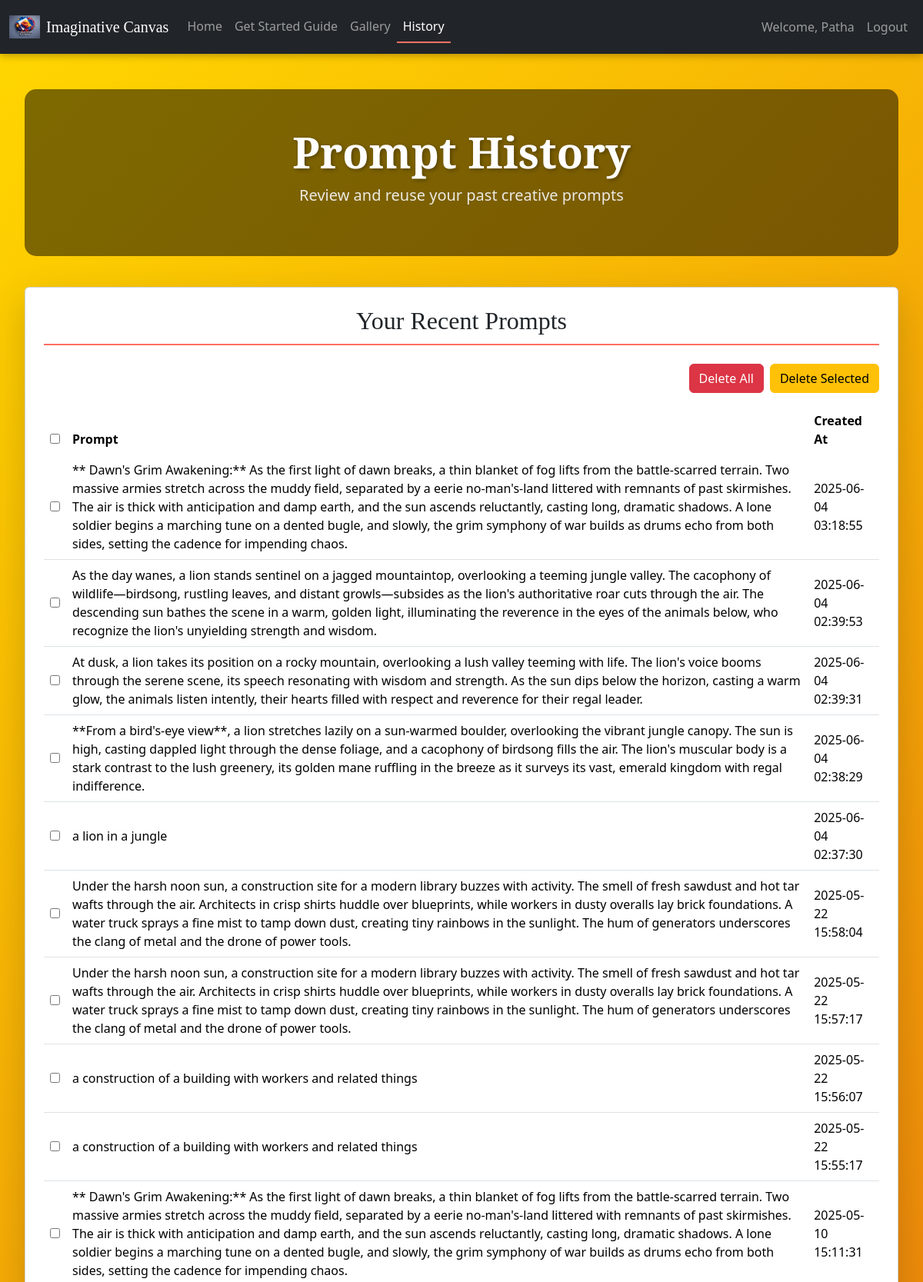
The page /history (signed in, upper part) on the database its author committed.
### app.py (models this page shows)
class User(UserMixin, db.Model):
    id = db.Column(db.Integer, primary_key=True)
    username = db.Column(db.String(80), unique=True, nullable=False)
    email = db.Column(db.String(120), unique=True, nullable=False)
    password_hash = db.Column(db.String(128), nullable=False)
    images = db.relationship('Image', backref='user', lazy=True)
    prompts = db.relationship('PromptHistory', backref='user', lazy=True)

class PromptHistory(db.Model):
    id = db.Column(db.Integer, primary_key=True)
    user_id = db.Column(db.Integer, db.ForeignKey('user.id'), nullable=False)
    prompt = db.Column(db.Text, nullable=False)
    created_at = db.Column(db.DateTime, default=datetime.utcnow)

### app.py (the view)
@app.route('/history')
def history():
    if current_user.is_authenticated:
        prompts = PromptHistory.query.filter_by(user_id=current_user.id).order_by(PromptHistory.created_at.desc()).all()
    else:
        prompts = []
    return render_template('history.html', prompts=prompts)

### app.py (called while the page is built)
@login_manager.user_loader
def load_user(user_id):
    return User.query.get(int(user_id))

### templates/history.html (shortened to what this page needs)
<!DOCTYPE html>
<html lang="en">
<head>
    <link rel="stylesheet" href="{{ url_for('static', filename='styles.css') }}">
    <link href="https://cdn.jsdelivr.net/npm/bootstrap@5.3.3/dist/css/bootstrap.min.css" rel="stylesheet">
</head>
<body>
    <nav class="navbar navbar-expand-lg navbar-dark bg-dark fixed-top">
        <div class="container-fluid">
            <a class="navbar-brand d-flex align-items-center" href="{{ url_for('index') }}">
                <img src="{{ url_for('static', filename='images/imaginative_canvas_logo.jpg') }}" alt="Imaginative Canvas Logo" class="me-2 logo">
                <span>Imaginative Canvas</span>
            </a>
            <div class="collapse navbar-collapse" id="navbarNav">
                <ul class="navbar-nav me-auto mb-2 mb-lg-0">
                    <li class="nav-item">
                        <a class="nav-link" href="{{ url_for('index') }}">Home</a>
                    </li>
                    <li class="nav-item">
                        <a class="nav-link" href="{{ url_for('how_to_use') }}">Get Started Guide</a>
                    </li>
                    <li class="nav-item">
                        <a class="nav-link" href="{{ url_for('gallery') }}">Gallery</a>
                    </li>
                    <li class="nav-item">
                        <a class="nav-link active" href="{{ url_for('history') }}">History</a>
                    </li>
                </ul>
                <ul class="navbar-nav ms-auto">
                    {% if current_user.is_authenticated %}
                        <li class="nav-item">
                            <span class="nav-link">Welcome, {{ current_user.username }}</span>
                        </li>
                        <li class="nav-item">
                            <a class="nav-link" href="{{ url_for('logout') }}">Logout</a>
                        </li>
                    {% endif %}
                </ul>
            </div>
        </div>
    </nav>
    <br><br>
    <div class="container-fluid main-container pt-5">
        <header class="header text-center py-5">
            <h1 class="display-4 fw-bold text-white">Prompt History</h1>
            <p class="lead text-light">Review and reuse your past creative prompts</p>
        </header>
        <section class="card shadow-lg p-4 mb-5">
            {% if current_user.is_authenticated %}
                {% if prompts %}
                    <h2 class="card-title text-center mb-4">Your Recent Prompts</h2>
                    <div class="d-flex justify-content-end mb-3">
                        <button id="delete-all-btn" class="btn btn-danger me-2">Delete All</button>
                        <button id="delete-selected-btn" class="btn btn-warning">Delete Selected</button>
                    </div>
                    <div class="table-responsive">
                        <table class="table table-hover">
                            <thead>
                                <tr>
                                    <th scope="col"><input type="checkbox" id="select-all"></th>
                                    <th scope="col">Prompt</th>
                                    <th scope="col">Created At</th>
                                </tr>
                            </thead>
                            <tbody>
                                {% for prompt in prompts %}
                                    <tr>
                                        <td><input type="checkbox" class="prompt-checkbox" value="{{ prompt.id }}"></td>
                                        <td class="prompt-text" style="cursor: pointer;" data-prompt="{{ prompt.prompt }}">{{ prompt.prompt }}</td>
                                        <td>{{ prompt.created_at.strftime('%Y-%m-%d %H:%M:%S') }}</td>
                                    </tr>
                                {% endfor %}
                            </tbody>
                        </table>
                    </div>
                {% else %}
                    <p class="text-center lead">No prompts found. Start creating in the Prompt Studio!</p>
                    <div class="text-center">
                        <a href="{{ url_for('index') }}" class="btn btn-primary">Go to Prompt Studio</a>
                    </div>
                {% endif %}
            {% else %}
                <p class="text-center lead">Please log in to view your prompt history.</p>
                <div class="text-center">
                    <a href="{{ url_for('login') }}" class="btn btn-primary">Log In</a>
                </div>
            {% endif %}
        </section>
    </div>
</body>
</html>

### static/styles.css (style rules this page uses)
* { margin: 0; padding: 0; box-sizing: border-box; }
body { font-family: 'Montserrat', sans-serif; background: linear-gradient(-45deg, #6a11cb, #2575fc, #d72818, #ffd700); background-size: 400% 400%; animation: gradient 15s ease infinite; min-height: 100vh; padding: 20px; overflow-x: hidden; }
.main-container { max-width: 1400px; margin: 0 auto; }
.header { background: rgba(0, 0, 0, 0.5); border-radius: 15px; margin-bottom: 40px; animation: fadeIn 1s ease-in; }
.header h1 { font-family: 'Playfair Display', serif; font-size: 3.5rem; text-shadow: 2px 2px 5px rgba(0, 0, 0, 0.3); animation: slideIn 0.8s ease-out; }
.header .lead { font-size: 1.25rem; opacity: 0.9; }
.card { background: rgba(255, 255, 255, 0.95); border: none; border-radius: 15px; transition: transform 0.3s, box-shadow 0.3s; }
.card-title { font-family: 'Playfair Display', serif; color: #2c3e50; font-size: 2rem; border-bottom: 2px solid #ff6f61; padding-bottom: 10px; }
.btn-danger { border-radius: 12px; transition: background 0.3s; }
.navbar { background-color: #343a40 !important; height: 70px; box-shadow: 0 2px 10px rgba(0, 0, 0, 0.3); }
.navbar-brand { font-family: 'Playfair Display', serif; font-size: 1.5rem; }
.logo { width: 40px; height: 40px; object-fit: contain; transition: transform 0.3s; }
.nav-link { color: #dfe6e9; font-weight: 500; padding: 10px 15px; transition: color 0.3s; }
.nav-link.active { color: #ff6f61; border-bottom: 2px solid #ff6f61; }
.main-container { padding-top: 70px; }
.header { padding: 2rem; }
.table-responsive { overflow-x: auto; }
.table { background: #fff; border-radius: 10px; }
.table th { background: #2c3e50; color: #fff; border: none; }
.table td { vertical-align: middle; }

### rows shown on the page
User: username "Patha"
PromptHistory: prompt "** Dawn's Grim Awakening:** As the first light of dawn breaks, a thin blanket of fog lifts from the battle-scarred terrain. Two massive armies stretch across the muddy field, separated by a eerie no-man's-land littered with remnants of past skirmishes. The air is thick with anticipation and damp earth, and the sun ascends reluctantly, casting long, dramatic shadows. A lone soldier begins a marching tune on a dented bugle, and slowly, the grim symphony of war builds as drums echo from both sides, setting the cadence for impending chaos.", created_at "2025-06-04 03:18:55"
PromptHistory: prompt "As the day wanes, a lion stands sentinel on a jagged mountaintop, overlooking a teeming jungle valley. The cacophony of wildlife—birdsong, rustling leaves, and distant growls—subsides as the lion's authoritative roar cuts through the air. The descending sun bathes the scene in a warm, golden light, illuminating the reverence in the eyes of the animals below, who recognize the lion's unyielding strength and wisdom.", created_at "2025-06-04 02:39:53"
PromptHistory: prompt "At dusk, a lion takes its position on a rocky mountain, overlooking a lush valley teeming with life. The lion's voice booms through the serene scene, its speech resonating with wisdom and strength. As the sun dips below the horizon, casting a warm glow, the animals listen intently, their hearts filled with respect and reverence for their regal leader.", created_at "2025-06-04 02:39:31"
PromptHistory: prompt "**From a bird's-eye view**, a lion stretches lazily on a sun-warmed boulder, overlooking the vibrant jungle canopy. The sun is high, casting dappled light through the dense foliage, and a cacophony of birdsong fills the air. The lion's muscular body is a stark contrast to the lush greenery, its golden mane ruffling in the breeze as it surveys its vast, emerald kingdom with regal indifference.", created_at "2025-06-04 02:38:29"
PromptHistory: prompt "a lion in a jungle", created_at "2025-06-04 02:37:30"
PromptHistory: prompt "Under the harsh noon sun, a construction site for a modern library buzzes with activity. The smell of fresh sawdust and hot tar wafts through the air. Architects in crisp shirts huddle over blueprints, while workers in dusty overalls lay brick foundations. A water truck sprays a fine mist to tamp down dust, creating tiny rainbows in the sunlight. The hum of generators underscores the clang of metal and the drone of power tools.", created_at "2025-05-22 15:58:04"
PromptHistory: prompt "Under the harsh noon sun, a construction site for a modern library buzzes with activity. The smell of fresh sawdust and hot tar wafts through the air. Architects in crisp shirts huddle over blueprints, while workers in dusty overalls lay brick foundations. A water truck sprays a fine mist to tamp down dust, creating tiny rainbows in the sunlight. The hum of generators underscores the clang of metal and the drone of power tools.", created_at "2025-05-22 15:57:17"
PromptHistory: prompt "a construction of a building with workers and related things", created_at "2025-05-22 15:56:07"
PromptHistory: prompt "a construction of a building with workers and related things", created_at "2025-05-22 15:55:17"
PromptHistory: prompt "** Dawn's Grim Awakening:** As the first light of dawn breaks, a thin blanket of fog lifts from the battle-scarred terrain. Two massive armies stretch across the muddy field, separated by a eerie no-man's-land littered with remnants of past skirmishes. The air is thick with anticipation and damp earth, and the sun ascends reluctantly, casting long, dramatic shadows. A lone soldier begins a marching tune on a dented bugle, and slowly, the grim symphony of war builds as drums echo from both sides, setting the cadence for impending chaos.", created_at "2025-05-10 15:11:31"
